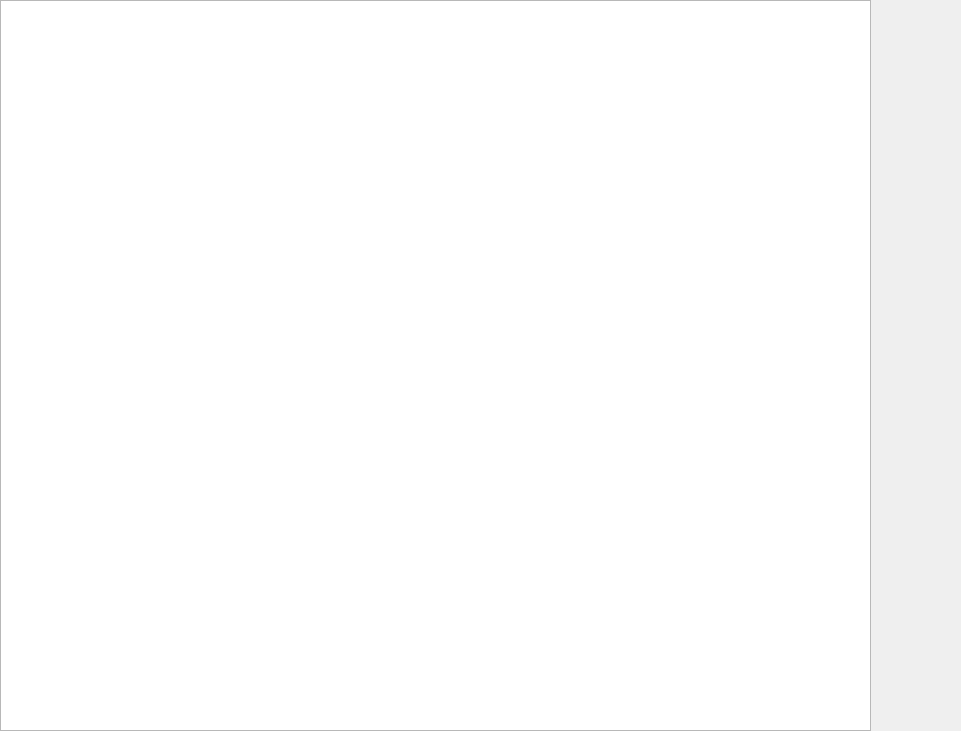
<?xml version="1.0" encoding="UTF-8"?>
<ui version="4.0">
 <class>DataMonitor</class>
 <widget class="QWidget" name="DataMonitor">
  <property name="geometry">
   <rect>
    <x>0</x>
    <y>0</y>
    <width>961</width>
    <height>731</height>
   </rect>
  </property>
  <property name="minimumSize">
   <size>
    <width>961</width>
    <height>731</height>
   </size>
  </property>
  <property name="maximumSize">
   <size>
    <width>961</width>
    <height>731</height>
   </size>
  </property>
  <property name="windowTitle">
   <string>Form</string>
  </property>
  <widget class="QTableView" name="tableView">
   <property name="geometry">
    <rect>
     <x>0</x>
     <y>0</y>
     <width>871</width>
     <height>731</height>
    </rect>
   </property>
  </widget>
 </widget>
 <resources/>
 <connections/>
</ui>
